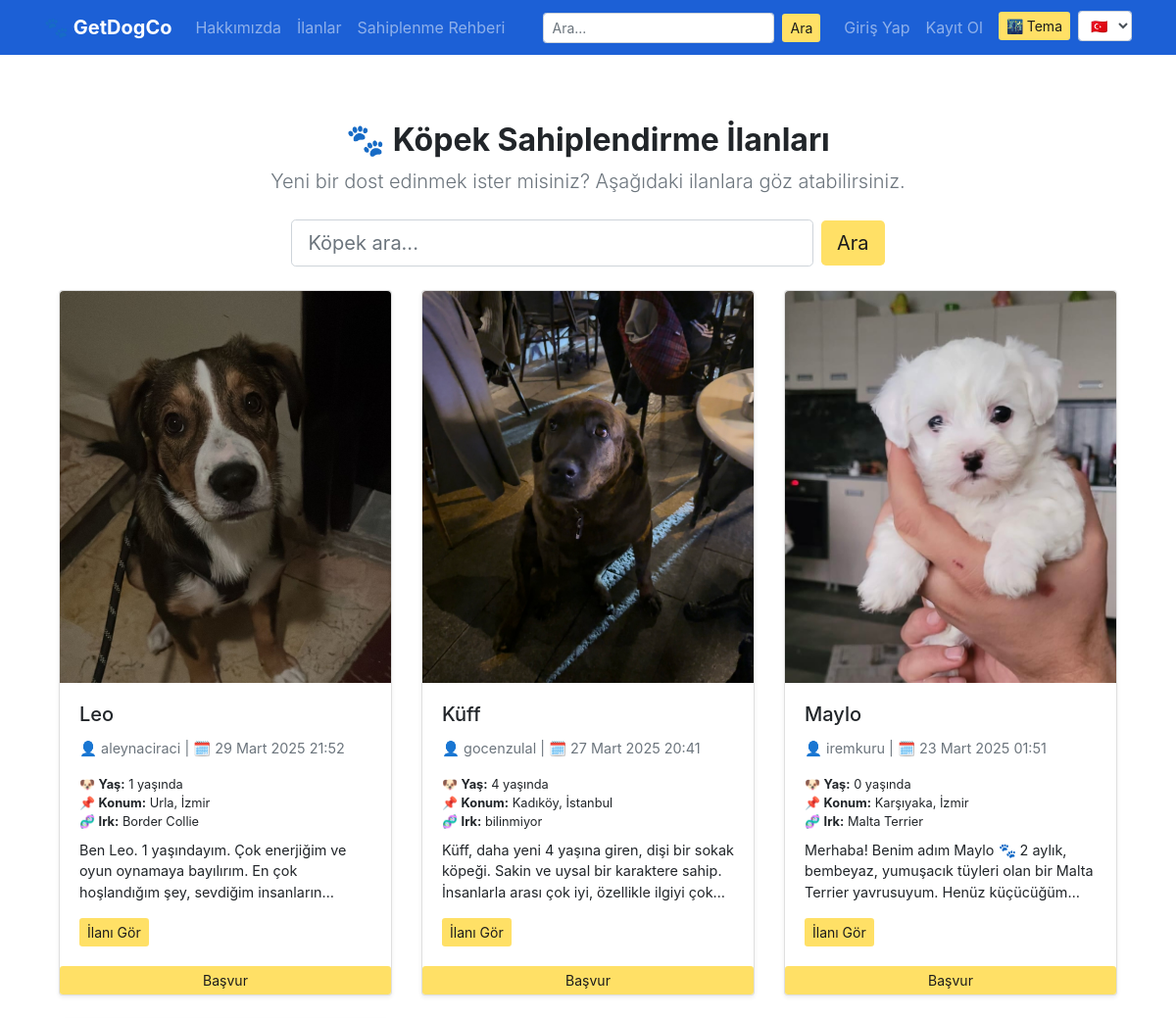
The app's page /tr/post/ (upper part), older data.
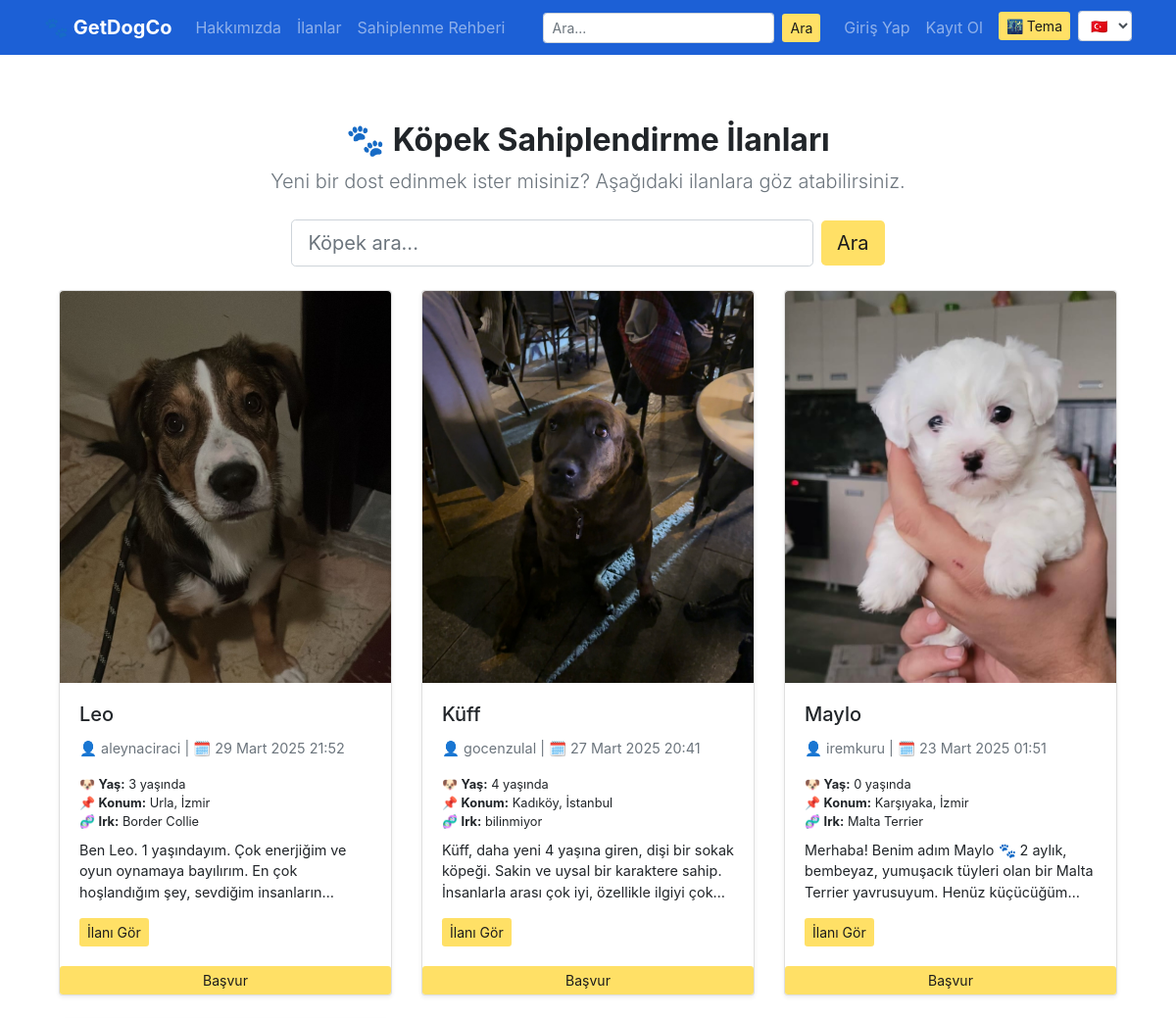
The same page, newer data.
### getdogco/models.py (models this page shows, shortened)
class DogAdoptionPost(models.Model):
    owner = models.ForeignKey("auth.User", on_delete=models.CASCADE, verbose_name="Sahiplenen Kullanıcı")
    title = models.CharField(max_length=100, verbose_name="İlan Başlığı")
    description = RichTextField(verbose_name="Açıklama")
    breed = models.CharField(max_length=50, verbose_name="Köpek Irkı")
    age = models.IntegerField(verbose_name="Köpek Yaşı")
    location = models.CharField(max_length=100, verbose_name="Konum")
    created_date = models.DateTimeField(auto_now_add=True, verbose_name="Oluşturulma Tarihi")
    dog_image = models.ImageField(upload_to='dog_images/', blank=True, null=True, verbose_name="Köpek Fotoğrafı")
    class Meta:
        ordering = ['-created_date']

### getdogco/views.py (the view)
# urls.py: path('post/', views.listPosts, name='list_posts'),
def listPosts(request):
    keyword = request.GET.get("keyword")
    if keyword:
        posts = DogAdoptionPost.objects.filter(title__icontains=keyword)
        return render(request, "list_posts.html", {"posts": posts})
    posts = DogAdoptionPost.objects.all()
    return render(request, "list_posts.html", {"posts": posts})

### getdogco/context_processors.py (called while the page is built, shortened)
def notification_context(request):
    return {
        'unread_notification_count': 0,
        'notifications': []
    }

### templates/list_posts.html (shortened to what this page needs)
{% extends "layout.html" %}
{% load i18n %}
{% block body %}
<div class="container mt-1">
    <div class="text-center mb-4">
        <h2 class="font-weight-bold">🐾 {% trans "Köpek Sahiplendirme İlanları" %}</h2>
        <p class="lead text-muted">{% trans "Yeni bir dost edinmek ister misiniz? Aşağıdaki ilanlara göz atabilirsiniz." %}</p>
    </div>
    <div class="row justify-content-center mb-4">
        <div class="col-md-8">
            <form method="GET" class="form-inline justify-content-center">
                <input type="text" name="keyword" class="form-control form-control-lg w-75 mr-2" placeholder="{% trans 'Köpek ara...' %}">
                <button type="submit" class="btn btn-lg btn-yellow-custom">
                    {% trans "Ara" %}
                </button>
            </form>
        </div>
    </div>
    {% if posts %}
        <div class="row">
            {% for post in posts %}
            <div class="col-md-4 mb-4">
                <div class="card h-100 shadow-sm">
                    {% if post.dog_image %}
                    <a href="{% url 'getdogco:post_detail' post.id %}">
                        <img src="{{ post.dog_image.url }}" class="card-img-top" alt="{{ post.title }}">
                    </a>
                    {% endif %}
                    <div class="card-body">
                        <h5 class="card-title">{{ post.title }}</h5>
                        <p class="card-text text-muted small">👤 {{ post.owner.username }} | 🗓️ {{ post.created_date }}</p>
                        <ul class="list-unstyled small mb-2">
                            <li>🐶 <strong>{% trans "Yaş:" %}</strong> {{ post.age }} {% trans "yaşında" %}</li>
                            <li>📌 <strong>{% trans "Konum:" %}</strong> {{ post.location }}</li>
                            <li>🧬 <strong>{% trans "Irk:" %}</strong> {{ post.breed }}</li>
                        </ul>
                        <p class="card-text">{{ post.description|safe|truncatewords:25 }}</p>
                        <a href="{% url 'getdogco:post_detail' post.id %}" class="btn btn-sm btn-yellow-custom">
                            {% trans "İlanı Gör" %}
                        </a>
                    </div>
<button type="button" class="btn btn-sm btn-yellow-custom" data-toggle="modal" data-target="#applicationModal{{ post.id }}">
    {% trans "Başvur" %}
</button>
                </div>
            </div>
            {% endfor %}
        </div>
    {% endif %}
</div>
{% endblock body %}

### templates/layout.html (shortened to what this page needs)
<!DOCTYPE html>
{% load static i18n %}
<html lang="{{ LANGUAGE_CODE }}">
  <head>
    <link rel="stylesheet" href="https://stackpath.bootstrapcdn.com/bootstrap/4.5.2/css/bootstrap.min.css">
    <link rel="stylesheet" href="{% static 'css/style.css' %}?v=2.0">
  </head>
  <body class="d-flex flex-column min-vh-100">
    <nav class="navbar navbar-expand-md navbar-dark" style="background-color:rgb(28, 96, 214) !important;">
      <div class="container">
        <a class="navbar-brand font-weight-bold" href="/">🐾 GetDogCo</a>
        <div class="collapse navbar-collapse" id="navbarCollapse">
          <ul class="navbar-nav mr-auto">
            <li class="nav-item"><a class="nav-link" href="/about">{% trans "Hakkımızda" %}</a></li>
            <li class="nav-item"><a class="nav-link" href="{% url 'getdogco:list_posts' %}">{% trans "İlanlar" %}</a></li>
            <li class="nav-item"><a class="nav-link" href="{% url 'getdogco:adoption_guide' %}">{% trans "Sahiplenme Rehberi" %}</a></li>
          </ul>
          <form method="GET" action="{% url 'getdogco:list_posts' %}" class="form-inline my-2 my-md-0 mr-md-3">
            <input class="form-control form-control-sm mr-2" type="search" name="keyword" placeholder="{% trans 'Ara...' %}" aria-label="{% trans 'Ara' %}">
            <button class="btn btn-sm btn-yellow-custom" type="submit">{% trans "Ara" %}</button>
          </form>
          <ul class="navbar-nav">
            {% if request.user.is_authenticated %}
              <li class="nav-item dropdown">
                <a class="nav-link dropdown-toggle position-relative" href="{% url 'getdogco:all_notifications' %}" id="notificationDropdown" role="button" data-toggle="dropdown">
                  🔔
                  {% if unread_notification_count > 0 %}
                    <span class="badge badge-danger position-absolute" style="top: 5px; right: 5px; font-size: 0.6rem;">
                      {{ unread_notification_count }}
                    </span>
                  {% endif %}
                </a>
                <div class="dropdown-menu dropdown-menu-right" aria-labelledby="notificationDropdown" style="width: 300px; max-height: 300px; overflow-y: auto;">
                  <h6 class="dropdown-header">{% trans "Bildirimler" %}</h6>
                  {% for notification in notifications %}
                    <a class="dropdown-item {% if not notification.is_read %}font-weight-bold{% endif %}" href="{% url 'getdogco:mark_notification_read' notification.id %}?next={{ notification.url }}">
                      {{ notification.message }}
                    </a>
                  {% empty %}
                    <span class="dropdown-item text-muted">{% trans "Henüz bildiriminiz yok." %}</span>
                  {% endfor %}
                  <div class="dropdown-divider"></div>
                  <a class="dropdown-item text-center text-primary" href="{% url 'getdogco:all_notifications' %}">{% trans "Tüm Bildirimleri Gör" %}</a>
                </div>
              </li>
              <li class="nav-item dropdown">
                <a class="nav-link dropdown-toggle" href="#" id="userDropdown" role="button" data-toggle="dropdown">
                  👤 {{ request.user.username }}
                </a>
                <div class="dropdown-menu dropdown-menu-right">
                  <a class="dropdown-item" href="{% url 'getdogco:dashboard' %}">{% trans "Kontrol Paneli" %}</a>
                  <a class="dropdown-item" href="{% url 'getdogco:add_post' %}">{% trans "Yeni İlan Ekle" %}</a>
                  <a class="dropdown-item" href="{% url 'getdogco:my_favorites' %}">{% trans "Favorilerim" %}</a>
                  <a class="dropdown-item" href="{% url 'getdogco:profile' %}">{% trans "Profil" %}</a>
                  <a class="dropdown-item" href="{% url 'getdogco:my_send_applications' %}">{% trans "Yaptığım Başvurular" %}</a>
                  <a class="dropdown-item" href="{% url 'getdogco:my_applications' %}">{% trans "Gelen Başvurular" %}</a>
                  <div class="dropdown-divider"></div>
                  <a class="dropdown-item text-danger" href="{% url 'getdogco:logout' %}">{% trans "Çıkış Yap" %}</a>
                </div>
              </li>
            {% else %}
              <li class="nav-item"><a class="nav-link" href="{% url 'getdogco:login' %}">{% trans "Giriş Yap" %}</a></li>
              <li class="nav-item"><a class="nav-link" href="{% url 'getdogco:register' %}">{% trans "Kayıt Ol" %}</a></li>
            {% endif %}
            <li class="nav-item">
              <button onclick="toggleDarkMode()" id="darkModeBtn" class="btn btn-sm ml-2 btn-yellow-custom" style="margin-top: 4px;">
                🌃 {% trans "Tema" %}
              </button>
            </li>
            <li class="nav-item ml-2" style="margin-top: 3px;">
              <form action="{% url 'set_language' %}" method="post">
                <select name="language" onchange="this.form.submit()" class="form-control form-control-sm">
                  <option value="tr" {% if LANGUAGE_CODE == 'tr' %}selected{% endif %}>🇹🇷</option>
                </select>
              </form>
            </li>
          </ul>
        </div>
      </div>
    </nav>
    <main class="flex-fill">
      <div class="container mt-3 pt-5 mb-5">
        {% block body %}
        {% endblock body %}
      </div>
    </main>
  </body>
</html>

### static/css/style.css (style rules this page uses)
.btn-yellow-custom { background-color: #ffe066; color: #1c1c1c; border: none; transition: background-color 0.3s ease; }
.card-img-top { height: 400px; object-fit: cover; object-position: top center; background-color: #f7f7f7; border-top-left-radius: 0.25rem; border-top-right-radius: 0.25rem; }
.card.h-100 { max-height: 800px; display: flex; flex-direction: column; }
.card-text { font-size: 0.9rem; overflow: hidden; text-overflow: ellipsis; display: -webkit-box; -webkit-line-clamp: 3; -webkit-box-orient: vertical; }
html, body { height: 100%; margin: 0; }
body { display: flex; flex-direction: column; min-height: 100vh; }
main.flex-fill { flex: 1; }

Row changes from the older to the newer data that the page shows:
changed DogAdoptionPost "Leo": age "1" → "3"
